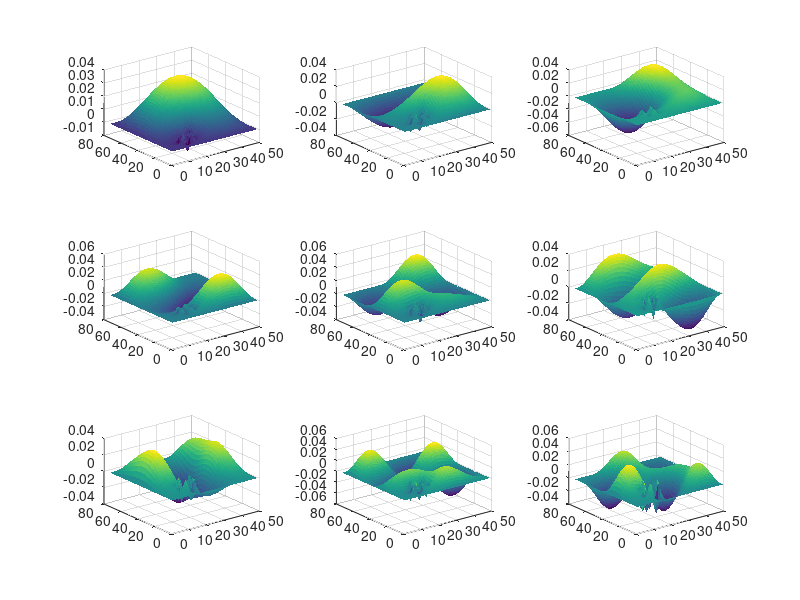

Write the MATLAB code that produced this figure.
global C;
C.q_0 = 1.60217653e-19; % electron charge
C.hb = 1.054571596e-34; % Dirac constant
C.h = C.hb * 2 * pi; % Planck constant
C.m_0 = 9.10938215e-31; % electron mass
C.kb = 1.3806504e-23; % Boltzmann constant
C.eps_0 = 8.854187817e-12; % vacuum permittivity
C.mu_0 = 1.2566370614e-6; % vacuum permeability
C.c = 299792458; % speed of light

nx = 75;
ny = 50;
dx = 1;
dy = 1;
G = sparse(nx*ny, ny*nx);
alpha = (C.hb^2) / (2 * C.m_0);
map = @(i,j) j + (i - 1)*ny;



for i=1:nx

    for j=1:ny

        n = map(i,j);

        nxm = map(i-1,j);

        nxp = map(i+1,j);

        nym = map(i,j-1);

        nyp = map(i,j+1);

        

        if (i == 1 || i == nx)

            G(n,n) = 1 / dx^2;

        elseif (j == 1 || j == ny)

            G(n,n) = 1 / dy^2;

            

        elseif (i > 10 & i <20 & j > 10 & j <20)

            G(n,n) = -1 / dx^2 + -1 / dy^2;

            G(n,nxm) = 1 / dx^2;

            G(n,nxp) = 1 / dx^2;

            G(n,nym) = 1 / dy^2;

            G(n,nyp) = 1 / dy^2;

        else

            G(n,n) = -2 / dx^2 + -2 / dy^2;

            G(n,nxm) = 1 / dx^2;

            G(n,nxp) = 1 / dx^2;

            G(n,nym) = 1 / dy^2;

            G(n,nyp) = 1 / dy^2;

        end

    end

end


[E,D] = eigs(G,9,'SM');

E_plot = zeros(nx,ny,9);

for n=1:9

    for i=1:nx

        for j=1:ny

            E_plot(i,j,n) = E(map(i,j),n);

        end

    end

end



f = figure();

hold on;

for n=1:9

    subplot(3,3,n);

    surf(E_plot(:,:,n),'EdgeColor','none','LineStyle','none','FaceLighting','phong');

end